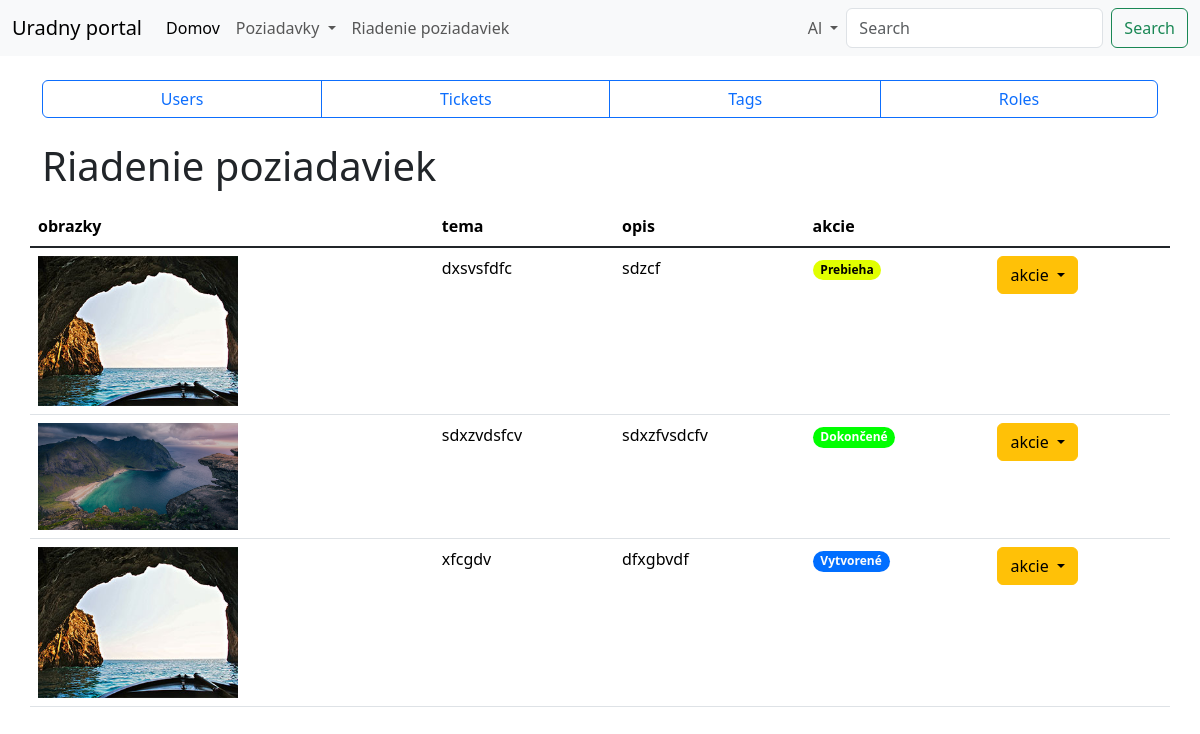
Page /tickets-control.php (signed in) on the committed database.
### tables this page shows
CREATE TABLE `users` (
  `id` int(11) UNSIGNED NOT NULL,
  `first_name` varchar(100) NOT NULL,
  `last_name` varchar(100) NOT NULL,
  `email` varchar(255) NOT NULL,
  `date_of_birth` date NOT NULL,
  `password` varchar(255) NOT NULL,
  `group_id` int(11) UNSIGNED NOT NULL,
  `created_at` timestamp NOT NULL DEFAULT current_timestamp(),
  `updated_at` timestamp NOT NULL DEFAULT current_timestamp()
);

CREATE TABLE `tickets` (
  `id` int(11) UNSIGNED NOT NULL,
  `title` varchar(255) NOT NULL,
  `description` text NOT NULL,
  `image` varchar(255) NOT NULL,
  `tag_id` int(11) UNSIGNED DEFAULT NULL,
  `user_id` int(11) UNSIGNED DEFAULT NULL,
  `created_at` timestamp NOT NULL DEFAULT current_timestamp(),
  `updated_at` timestamp NOT NULL DEFAULT current_timestamp()
);

CREATE TABLE `ticket_tags` (
  `id` int(11) UNSIGNED NOT NULL,
  `label` varchar(255) NOT NULL,
  `background` varchar(50) NOT NULL,
  `color` varchar(50) NOT NULL,
  `created_at` datetime NOT NULL DEFAULT current_timestamp(),
  `updated_at` timestamp NOT NULL DEFAULT current_timestamp()
);

### classes/Auth.php (called while the page is built, shortened)
<?php
require_once __DIR__ . '/Database.php';
class Auth extends Database
{
    public static function user()
    {
        static $cachedUser = null;
        if ($cachedUser !== null) {
            return $cachedUser;
        }
        $db = (new self())->getConnection();
        $sql = "SELECT * FROM users WHERE id = :id";
        $statement = $db->prepare($sql);
        $statement->execute(['id' => $_SESSION['user']]);
        $user = $statement->fetch();
        $cachedUser = $user ?: null;
        return $cachedUser;
    }
    public static function isRole(int $role)
    {
        $user = self::user();
        return $user && (int)$user['group_id'] === $role;
    }
}

### classes/Database.php (called while the page is built, shortened)
<?php
class Database
{
    private $conn;
    protected function connect()
    {
        $config = Settings::DATABASE;
        $options = [
            PDO::ATTR_ERRMODE => PDO::ERRMODE_EXCEPTION,
            PDO::ATTR_DEFAULT_FETCH_MODE => PDO::FETCH_ASSOC,
        ];
        try {
            $this->conn = new PDO(
                'mysql:host=' . $config['HOST'] .
                ';dbname=' . $config['DBNAME'] .
                ';port=' . $config['PORT'],
                $config['USER_NAME'],
                $config['PASSWORD'],
                $options
            );
        } catch (PDOException $e) {
            die('Chyba pripojenia: ' . $e->getMessage());
        }
    }
    public function getConnection()
    {
        return $this->conn;
    }
}

### classes/TicketService.php (called while the page is built, shortened)
<?php
require_once __DIR__ . '/Database.php';
class TicketService extends Database
{
    protected $connection;
    public function __construct()
    {
        $this->connection = $this->getConnection();
    }
    public function getAllTickets()
    {
        $stmt = $this->connection->query("SELECT * FROM tickets");
        return $stmt->fetchAll();
    }
    public function getAllTags()
    {
        $stmt = $this->connection->query("SELECT * FROM ticket_tags");
        return $stmt->fetchAll();
    }
}

### tickets-control.php (the view, shortened to what this page needs)
<?php
require_once __DIR__ . '/classes/Auth.php';
require_once __DIR__ . '/classes/TicketService.php';
$user = Auth::user();
$ticketService = new TicketService();
$tickets = $ticketService->getAllTickets();
$tags = $ticketService->getAllTags();
$tagMap = [];
foreach ($tags as $tag) {
    $tagMap[$tag['id']] = $tag;
}
?>
<!doctype html>
<html lang="sk">
<head>
    <?php require_once __DIR__ . '/parts/head.php' ?>
</head>
<body>
    <?php require_once __DIR__ . '/parts/header.php' ?>
    <section class="main">
        <div class="container">
            <?php require_once __DIR__ . '/parts/menu.php' ?>
            <div class="row">
                <h2 class="display-6 mb-3">Riadenie poziadaviek</h2>
            </div>
            <div class="row">
                <table class="table">
                    <thead>
                        <tr>
                            <th scope="col">obrazky</th>
                            <th scope="col">tema</th>
                            <th scope="col">opis</th>
                            <th scope="col">akcie</th>
                        </tr>
                    </thead>
                    <tbody class="table-group-divider">
                    <?php foreach ($tickets as $ticket): ?>
                        <?php $tag = $tagMap[$ticket['tag_id']] ?? null; ?>
                        <tr>
                            <td>
                                <img src="<?= $ticket['image'] ?>" width="200" alt="">
                            </td>
                            <td><?= $ticket['title'] ?></td>
                            <td><?= $ticket['description'] ?></td>
                            <td>
                                <span class="badge rounded-pill"
                                        style="background: <?= $tag['background'] ?>; color: <?= $tag['color'] ?>;">
                                    <?= $tag['label'] ?>
                                </span>
                            </td>
                            <td>
                                <div class="dropdown">
                                    <button class="btn btn-warning dropdown-toggle" type="button" data-bs-toggle="dropdown" aria-expanded="false">
                                        akcie
                                    </button>
                                </div>
                            </td>
                        </tr>
                    <?php endforeach; ?>
                    </tbody>
                </table>
            </div>
        </div>
    </section>
</body>
</html>

### parts/header.php (shortened to what this page needs)
<?php
require_once __DIR__ . '/../classes/Auth.php';
$user = Auth::user();
?>
<header class="header">
    <nav class="navbar navbar-expand-lg bg-body-tertiary">
        <div class="container-fluid">
            <a class="navbar-brand" href="./">Uradny portal</a>
            <div class="collapse navbar-collapse" id="navbarSupportedContent">
                <ul class="navbar-nav me-auto mb-2 mb-lg-0">
                    <li class="nav-item">
                        <a class="nav-link active" aria-current="page" href="./">
                            Domov
                        </a>
                    </li>
                    <?php if ($user): ?>
                    <li class="nav-item dropdown">
                        <a class="nav-link dropdown-toggle" href="./" role="button" data-bs-toggle="dropdown"
                            aria-expanded="false">
                            Poziadavky
                        </a>
                    </li>
                    <?php endif; ?>
                    <?php if (Auth::isRole(UserRoles::ADMIN)): ?>
                    <li class="nav-item">
                        <a class="nav-link" href="./control-panel.php">Riadenie poziadaviek</a>
                    </li>
                    <?php endif; ?>
                </ul>
                <div class="right-side d-flex">
                    <ul class="navbar-nav me-auto mb-2 mb-lg-0">
                        <li class="nav-item dropdown">
                            <a class="nav-link dropdown-toggle" href="#" id="accountDropdown" role="button"
                               data-bs-toggle="dropdown" aria-expanded="false">
                                <?= $user ? $user['first_name'] : 'ucet' ?>
                            </a>
                        </li>
                    </ul>
                    <form class="d-flex" method="get" action="./" role="search">
                        <input class="form-control me-2" type="search" name="search"
                               value="<?= $_GET['search'] ?? '' ?>"
                               placeholder="Search" aria-label="Search">
                        <button class="btn btn-outline-success" type="submit">Search</button>
                    </form>
                </div>
            </div>
        </div>
    </nav>
</header>

### css/templatemo-style.css (style rules this page uses)
.header, .navbar { z-index: 1040; position: relative; }

### rows in the picture
users: first_name "Al"
tickets: image (picture), title "dxsvsfdfc", description "sdzcf", tag.label "Prebieha"
tickets: image (picture), title "sdxzvdsfcv", description "sdxzfvsdcfv", tag.label "Dokončené"
tickets: image (picture), title "xfcgdv", description "dfxgbvdf", tag.label "Vytvorené"
